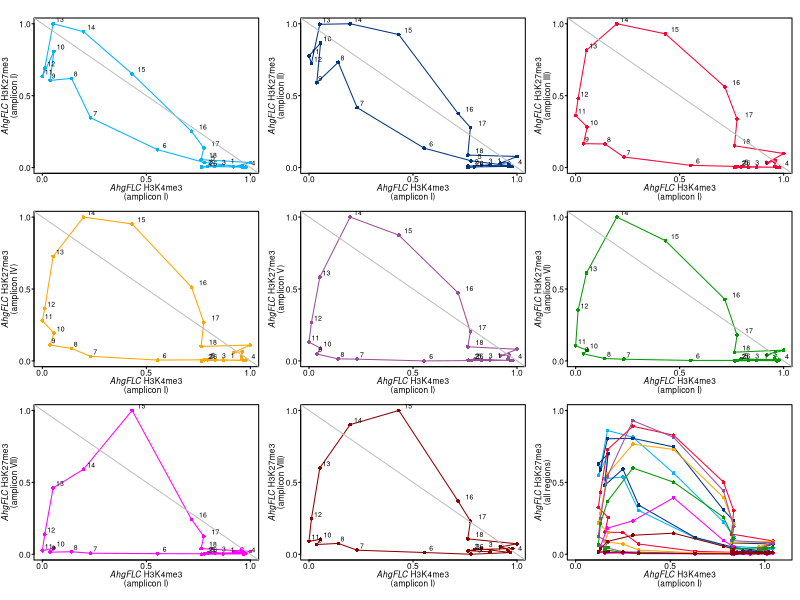

Reproduce this figure in R.

x<-read.csv("data/Omoide_RNA_histone_2nd_year.csv",header=T,sep=",")
x2<-as.matrix(x)
library(calibrate)

nor <- function(x){(x-min(x))/(max(x)-min(x))}

pdf("figs/K4-K27_Lissajous_ACT2_STM_2nd_year.pdf",width=3.4,height=3.5)	
par(ps=6)
par(mfrow=c(3,3))
par(oma=c(1,0,0,0))
par(mar=c(1,1.7,0.9,0.4))
par(cex=1)

### H3K4me3-H3K27me3 ##################################################

# amplicon I
plot(nor(x2[,"K4_I_ACT2_mean"]), nor(x2[,"K27_I_STM_mean"]),type="o",
     pch=16,cex=0.5,col=rgb(0,0.7,1),las=1,tcl=-0.1, xlim=c(0,1),ylim=c(0,1),
     xlab="",ylab="",xaxt="n",yaxt="n")

par(ps=5)
textxy(nor(x2[c(1:18,26),"K4_I_ACT2_mean"]),
       nor(x2[c(1:18,26),"K27_I_STM_mean"]),
       c(1:18,26),cex=1)	

par(ps=6)
par(mgp=c(0,-0.35,0))
axis(side=1,at=seq(0,1,0.5), tcl=-0.1)
par(mgp=c(0,0.15,0))
axis(side=2,at=seq(0,1,0.5), tcl=-0.1, las=2)

mtext(expression(paste(italic("AhgFLC")," H3K27me3")),side=2,line=1)
mtext("(amplicon I)",side=2,line=0.65)
mtext(expression(paste(italic("AhgFLC")," H3K4me3")),side=1,line=0.17)
mtext("(amplicon I)",side=1,line=0.52)
abline(1,-1, lwd=1, col="gray")


#amplicon II
plot(nor(x2[,"K4_I_ACT2_mean"]), nor(x2[,"K27_II_STM_mean"]),type="o",
     pch=16,cex=0.5,col=rgb(0,0.2,0.5),las=1,tcl=-0.1, xlim=c(0,1),ylim=c(0,1),
     xlab="",ylab="",xaxt="n",yaxt="n")

par(ps=5)
textxy(nor(x2[c(1:18,26),"K4_I_ACT2_mean"]),
       nor(x2[c(1:18,26),"K27_II_STM_mean"]),
       c(1:18,26),cex=1)	

par(ps=6)
par(mgp=c(0,-0.35,0))
axis(side=1,at=seq(0,1,0.5), tcl=-0.1)
par(mgp=c(0,0.15,0))
axis(side=2,at=seq(0,1,0.5), tcl=-0.1, las=2)

mtext(expression(paste(italic("AhgFLC")," H3K27me3")),side=2,line=1)
mtext("(amplicon II)",side=2,line=0.65)
mtext(expression(paste(italic("AhgFLC")," H3K4me3")),side=1,line=0.17)
mtext("(amplicon I)",side=1,line=0.52)
abline(1,-1, lwd=1, col="gray")


# amplicon III
plot(nor(x2[,"K4_I_ACT2_mean"]), nor(x2[,"K27_III_STM_mean"]),type="o",
     pch=16,cex=0.5,col=rgb(1,0,0.2),las=1,tcl=-0.1, xlim=c(0,1),ylim=c(0,1),
     xlab="",ylab="",xaxt="n",yaxt="n")

par(ps=5)
textxy(nor(x2[c(1:18,26),"K4_I_ACT2_mean"]),
       nor(x2[c(1:18,26),"K27_III_STM_mean"]),
       c(1:18,26),cex=1)	

par(ps=6)
par(mgp=c(0,-0.35,0))
axis(side=1,at=seq(0,1,0.5), tcl=-0.1)
par(mgp=c(0,0.15,0))
axis(side=2,at=seq(0,1,0.5), tcl=-0.1, las=2)

mtext(expression(paste(italic("AhgFLC")," H3K27me3")),side=2,line=1)
mtext("(amplicon III)",side=2,line=0.65)
mtext(expression(paste(italic("AhgFLC")," H3K4me3")),side=1,line=0.17)
mtext("(amplicon I)",side=1,line=0.52)
abline(1,-1, lwd=1, col="gray")


# amplicon IV	
plot(nor(x2[,"K4_I_ACT2_mean"]), nor(x2[,"K27_IV_STM_mean"]),type="o",
     pch=16,cex=0.5,col="orange",las=1,tcl=-0.1, xlim=c(0,1),ylim=c(0,1),
     xlab="",ylab="",xaxt="n",yaxt="n")

par(ps=5)
textxy(nor(x2[c(1:18,26),"K4_I_ACT2_mean"]),
       nor(x2[c(1:18,26),"K27_IV_STM_mean"]),
       c(1:18,26),cex=1)	

par(ps=6)
par(mgp=c(0,-0.35,0))
axis(side=1,at=seq(0,1,0.5), tcl=-0.1)
par(mgp=c(0,0.15,0))
axis(side=2,at=seq(0,1,0.5), tcl=-0.1, las=2)

mtext(expression(paste(italic("AhgFLC")," H3K27me3")),side=2,line=1)
mtext("(amplicon IV)",side=2,line=0.65)
mtext(expression(paste(italic("AhgFLC")," H3K4me3")),side=1,line=0.17)
mtext("(amplicon I)",side=1,line=0.52)
abline(1,-1, lwd=1, col="gray")


# amplicon V
plot(nor(x2[,"K4_I_ACT2_mean"]), nor(x2[,"K27_V_STM_mean"]),type="o",
     pch=16,cex=0.5,col=rgb(0.6,0.3,0.6),las=1,tcl=-0.1, xlim=c(0,1),ylim=c(0,1),
     xlab="",ylab="",xaxt="n",yaxt="n")

par(ps=5)
textxy(nor(x2[c(1:18,26),"K4_I_ACT2_mean"]),
       nor(x2[c(1:18,26),"K27_V_STM_mean"]),
       c(1:18,26),cex=1)	

par(ps=6)
par(mgp=c(0,-0.35,0))
axis(side=1,at=seq(0,1,0.5), tcl=-0.1)
par(mgp=c(0,0.15,0))
axis(side=2,at=seq(0,1,0.5), tcl=-0.1, las=2)

mtext(expression(paste(italic("AhgFLC")," H3K27me3")),side=2,line=1)
mtext("(amplicon V)",side=2,line=0.65)
mtext(expression(paste(italic("AhgFLC")," H3K4me3")),side=1,line=0.17)
mtext("(amplicon I)",side=1,line=0.52)
abline(1,-1, lwd=1, col="gray")


# amplicon VI
plot(nor(x2[,"K4_I_ACT2_mean"]), nor(x2[,"K27_VI_STM_mean"]),type="o",
     pch=16,cex=0.5,col=rgb(0,0.6,0),las=1,tcl=-0.1, xlim=c(0,1),ylim=c(0,1),
     xlab="",ylab="",xaxt="n",yaxt="n")

par(ps=5)
textxy(nor(x2[c(1:18,26),"K4_I_ACT2_mean"]),
       nor(x2[c(1:18,26),"K27_VI_STM_mean"]),
       c(1:18,26),cex=1)	

par(ps=6)
par(mgp=c(0,-0.35,0))
axis(side=1,at=seq(0,1,0.5), tcl=-0.1)
par(mgp=c(0,0.15,0))
axis(side=2,at=seq(0,1,0.5), tcl=-0.1, las=2)

mtext(expression(paste(italic("AhgFLC")," H3K27me3")),side=2,line=1)
mtext("(amplicon VI)",side=2,line=0.65)
mtext(expression(paste(italic("AhgFLC")," H3K4me3")),side=1,line=0.17)
mtext("(amplicon I)",side=1,line=0.52)
abline(1,-1, lwd=1, col="gray")


# amplicon VII
plot(nor(x2[,"K4_I_ACT2_mean"]), nor(x2[,"K27_VII_STM_mean"]),type="o",
     pch=16,cex=0.5,col=rgb(1,0,1),las=1,tcl=-0.1, xlim=c(0,1),ylim=c(0,1),
     xlab="",ylab="",xaxt="n",yaxt="n")

par(ps=5)
textxy(nor(x2[c(1:18,26),"K4_I_ACT2_mean"]),
       nor(x2[c(1:18,26),"K27_VII_STM_mean"]),
       c(1:18,26),cex=1)	

par(ps=6)
par(mgp=c(0,-0.35,0))
axis(side=1,at=seq(0,1,0.5), tcl=-0.1)
par(mgp=c(0,0.15,0))
axis(side=2,at=seq(0,1,0.5), tcl=-0.1, las=2)

mtext(expression(paste(italic("AhgFLC")," H3K27me3")),side=2,line=1)
mtext("(amplicon VII)",side=2,line=0.65)
mtext(expression(paste(italic("AhgFLC")," H3K4me3")),side=1,line=0.17)
mtext("(amplicon I)",side=1,line=0.52)
abline(1,-1, lwd=1, col="gray")


# amplicon VIII
plot(nor(x2[,"K4_I_ACT2_mean"]), nor(x2[,"K27_VIII_STM_mean"]),type="o",
     pch=16,cex=0.5,col=rgb(0.55,0,0),las=1,tcl=-0.1, xlim=c(0,1),ylim=c(0,1),
     xlab="",ylab="",xaxt="n",yaxt="n")

par(ps=5)
textxy(nor(x2[c(1:18,26),"K4_I_ACT2_mean"]),
       nor(x2[c(1:18,26),"K27_VIII_STM_mean"]),
       c(1:18,26),cex=1)	

par(ps=6)
par(mgp=c(0,-0.35,0))
axis(side=1,at=seq(0,1,0.5), tcl=-0.1)
par(mgp=c(0,0.15,0))
axis(side=2,at=seq(0,1,0.5), tcl=-0.1, las=2)

mtext(expression(paste(italic("AhgFLC")," H3K27me3")),side=2,line=1)
mtext("(amplicon VIII)",side=2,line=0.65)
mtext(expression(paste(italic("AhgFLC")," H3K4me3")),side=1,line=0.17)
mtext("(amplicon I)",side=1,line=0.52)
abline(1,-1, lwd=1, col="gray")



###H3K4me3-H3K27me3(All regions)###	

# amplicon I
plot(x2[,"K4_I_ACT2_mean"], x2[,"K27_I_STM_mean"],type="o",
     pch=16,cex=0.5,col=rgb(0,0.7,1),las=1,tcl=-0.1, xlim=c(0,1.1),ylim=c(0,1),
     xlab="",ylab="",xaxt="n",yaxt="n")

#amplicon II
par(new=T)
plot(x2[,"K4_I_ACT2_mean"], x2[,"K27_II_STM_mean"],type="o",
     pch=16,cex=0.5,col=rgb(0,0.2,0.5),las=1,tcl=-0.1, xlim=c(0,1.1),ylim=c(0,1),
     xlab="",ylab="",xaxt="n",yaxt="n",axes=F, ann=F)

# amplicon III
par(new=T)
plot(x2[,"K4_I_ACT2_mean"], x2[,"K27_III_STM_mean"],type="o",
     pch=16,cex=0.5,col=rgb(1,0,0.2),las=1,tcl=-0.1, xlim=c(0,1.1),ylim=c(0,1),
     xlab="",ylab="",xaxt="n",yaxt="n",axes=F, ann=F)

# amplicon IV
par(new=T)
plot(x2[,"K4_I_ACT2_mean"], x2[,"K27_IV_STM_mean"],type="o",
     pch=16,cex=0.5,col="orange",las=1,tcl=-0.1, xlim=c(0,1.1),ylim=c(0,1),
     xlab="",ylab="",xaxt="n",yaxt="n",axes=F, ann=F)

# amplicon V
par(new=T)
plot(x2[,"K4_I_ACT2_mean"], x2[,"K27_V_STM_mean"],type="o",
     pch=16,cex=0.5,col=rgb(0.6,0.3,0.6),las=1,tcl=-0.1, xlim=c(0,1.1),ylim=c(0,1),
     xlab="",ylab="",xaxt="n",yaxt="n",axes=F, ann=F)

# amplicon VI
par(new=T)
plot(x2[,"K4_I_ACT2_mean"], x2[,"K27_VI_STM_mean"],type="o",
     pch=16,cex=0.5,col=rgb(0,0.6,0),las=1,tcl=-0.1, xlim=c(0,1.1),ylim=c(0,1),
     xlab="",ylab="",xaxt="n",yaxt="n",axes=F, ann=F)

# amplicon VII
par(new=T)
plot(x2[,"K4_I_ACT2_mean"], x2[,"K27_VII_STM_mean"],type="o",
     pch=16,cex=0.5,col=rgb(1,0,1),las=1,tcl=-0.1, xlim=c(0,1.1),ylim=c(0,1),
     xlab="",ylab="",xaxt="n",yaxt="n",axes=F, ann=F)

# amplicon VIII
par(new=T)
plot(x2[,"K4_I_ACT2_mean"], x2[,"K27_VIII_STM_mean"],type="o",
     pch=16,cex=0.5,col=rgb(0.55,0,0),las=1,tcl=-0.1, xlim=c(0,1.1),ylim=c(0,1),
     xlab="",ylab="",xaxt="n",yaxt="n",axes=F, ann=F)

par(mgp=c(0,-0.35,0))
axis(side=1,at=seq(0,1,0.5), tcl=-0.1)
par(mgp=c(0,0.15,0))
axis(side=2,at=seq(0,1,0.5), tcl=-0.1, las=2)

mtext(expression(paste(italic("AhgFLC")," H3K27me3")),side=2,line=1)
mtext("(all regions)",side=2,line=0.65)
mtext(expression(paste(italic("AhgFLC")," H3K4me3")),side=1,line=0.17)
mtext("(amplicon I)",side=1,line=0.52)

dev.off()
